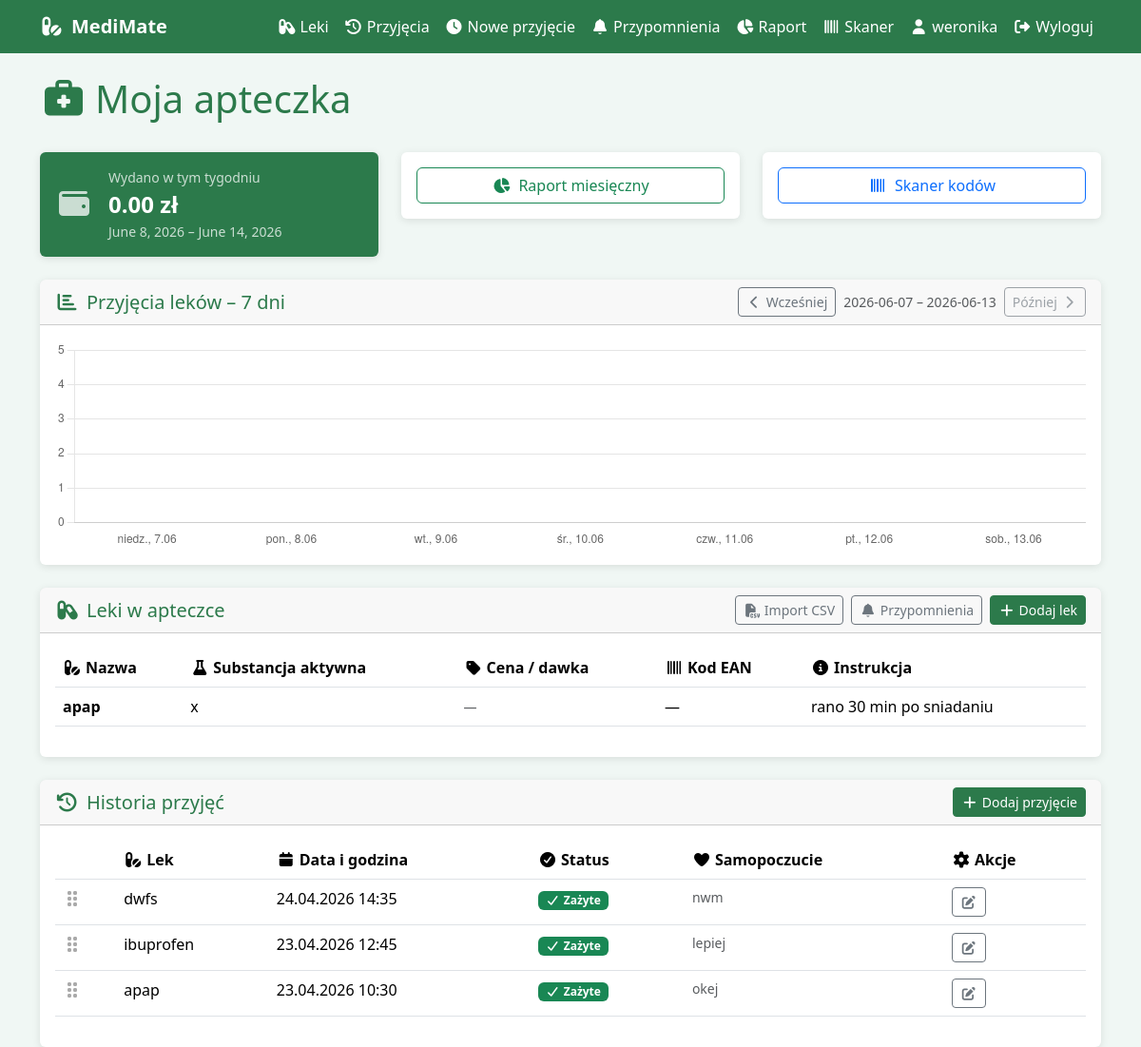
Page / (signed in) on the earlier database version.
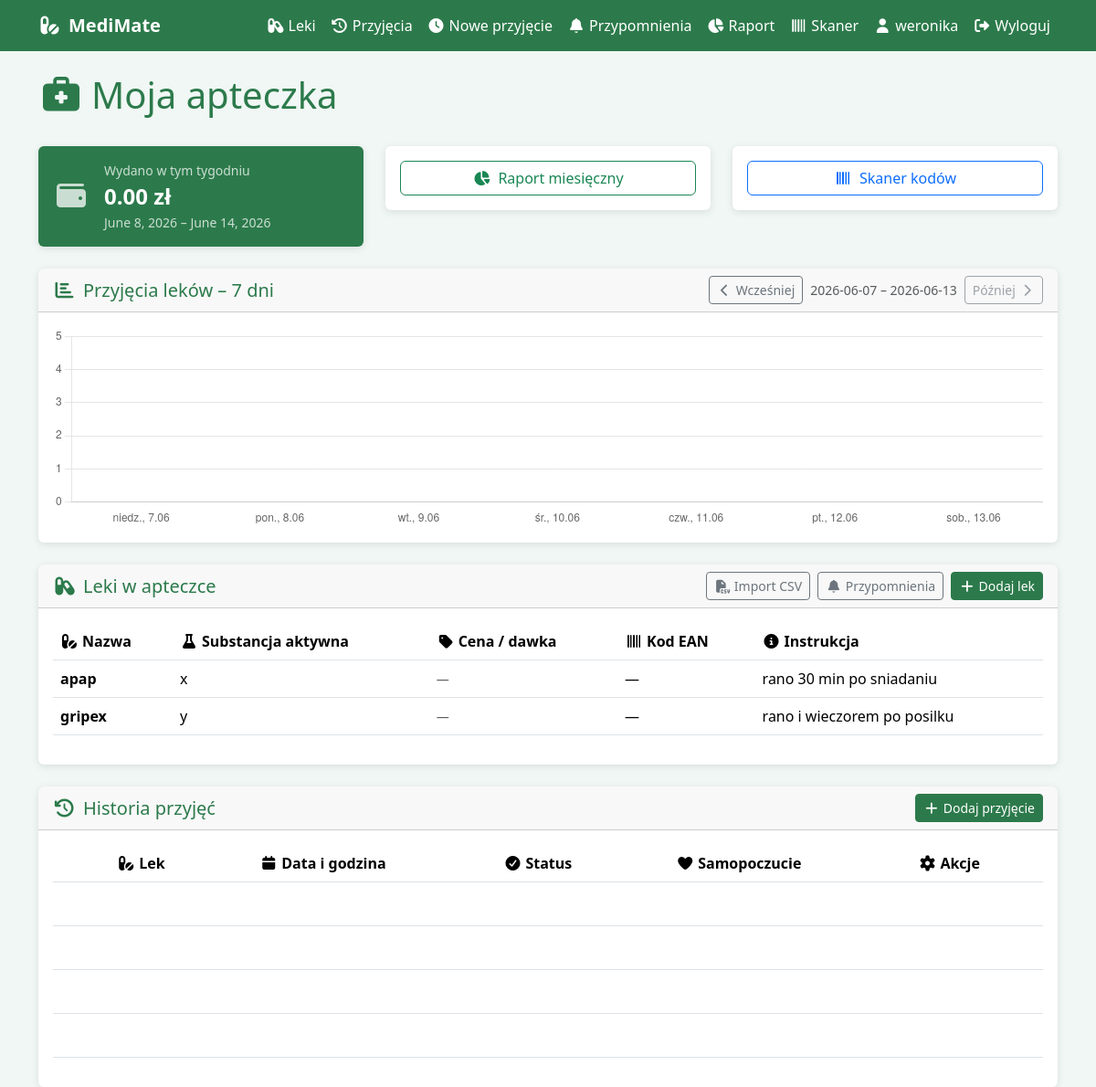
Same page on the later database version.
### leki/models.py (models this page shows, shortened)
class Lek(models.Model):
    nazwa = models.CharField(max_length=200)
    substancja_aktywna = models.CharField(max_length=200)
    instrukcja = models.TextField(help_text="Dawkowanie, pora dnia, z czym nie łączyć")
    interakcje = models.ManyToManyField(
        'self',
        blank=True,
        verbose_name="Interakcje z innymi lekami"
    )
    uzytkownik = models.ForeignKey(
        User,
        on_delete=models.CASCADE,
        related_name='leki',
        null=True
    )
    cena = models.DecimalField(
        max_digits=8, decimal_places=2,
        null=True, blank=True,
        verbose_name="Cena opakowania (zł)",
        help_text="Cena jednego opakowania w złotych"
    )
    ilosc_w_opakowaniu = models.PositiveIntegerField(
        null=True, blank=True,
        verbose_name="Liczba tabletek / dawek w opakowaniu",
        help_text="Np. 20 tabletek, 30 kapsułek"
    )
    kod_kreskowy = models.CharField(
        max_length=30, blank=True,
        verbose_name="Kod kreskowy (EAN)",
        help_text="Wpisz lub zeskanuj kod z opakowania"
    )
    @property
    def cena_za_dawke(self):
        if self.cena and self.ilosc_w_opakowaniu:
            return round(self.cena / self.ilosc_w_opakowaniu, 4)
        return None
    class Meta:
        verbose_name = "Lek"
        verbose_name_plural = "Leki"

class PrzyjecieLeku(models.Model):
    STATUS_CHOICES = [
        ('zazyte', 'Zażyte'),
        ('niezazyte', 'Niezażyte'),
    ]
    lek = models.ForeignKey(Lek, on_delete=models.CASCADE, related_name='przyjecia')
    uzytkownik = models.ForeignKey(User, on_delete=models.CASCADE, related_name='przyjecia')
    data_godzina = models.DateTimeField()
    status = models.CharField(max_length=20, choices=STATUS_CHOICES, default='niezazyte')
    notatka_samopoczucia = models.TextField(blank=True)
    class Meta:
        verbose_name = "Przyjęcie leku"
        verbose_name_plural = "Przyjęcia leków"
        ordering = ['-data_godzina']

### leki/views.py (the view)
# urls.py: path('', views.strona_glowna, name='strona_glowna'),
@login_required
def strona_glowna(request):
    offset = int(request.GET.get('tydzien', 0))
    leki = Lek.objects.filter(uzytkownik=request.user)
    przyjecia = PrzyjecieLeku.objects.filter(uzytkownik=request.user)
    dzis = date.today()
    poniedzialek = dzis - timedelta(days=dzis.weekday())
    niedziela = poniedzialek + timedelta(days=6)
    przyjecia_tydzien = PrzyjecieLeku.objects.filter(
        uzytkownik=request.user,
        status='zazyte',
        data_godzina__date__gte=poniedzialek,
        data_godzina__date__lte=niedziela,
    ).select_related('lek')
    koszt_tygodnia = Decimal('0.00')
    for p in przyjecia_tydzien:
        if p.lek.cena_za_dawke:
            koszt_tygodnia += Decimal(str(p.lek.cena_za_dawke))
    return render(request, 'leki/strona_glowna.html', {
        'leki': leki,
        'przyjecia': przyjecia,
        'tydzien_offset': offset,
        'koszt_tygodnia': koszt_tygodnia,
        'tydzien_od': poniedzialek,
        'tydzien_do': niedziela,
    })

### leki/templates/leki/strona_glowna.html (shortened to what the changed rows need)
{% extends 'leki/base.html' %}
{% block content %}
<div class="d-flex justify-content-between align-items-center mb-4">
    <h1><i class="fas fa-briefcase-medical me-2"></i>Moja apteczka</h1>
</div>
<div class="card mb-4">
    <div class="card-header d-flex justify-content-between align-items-center">
        <h2 class="mb-0 fs-5"><i class="fas fa-chart-bar me-2"></i>Przyjęcia leków – 7 dni</h2>
    </div>
</div>
<div class="card mb-4 fade-card">
    <div class="card-header d-flex justify-content-between align-items-center">
        <h2 class="mb-0 fs-5"><i class="fas fa-capsules me-2"></i>Leki w apteczce</h2>
    </div>
    <div class="card-body">
        {% if leki %}
        <table class="table table-hover">
            <thead>
                <tr>
                    <th><i class="fas fa-pills me-1"></i>Nazwa</th>
                    <th><i class="fas fa-flask me-1"></i>Substancja aktywna</th>
                    <th><i class="fas fa-tag me-1"></i>Cena / dawka</th>
                    <th><i class="fas fa-barcode me-1"></i>Kod EAN</th>
                    <th><i class="fas fa-info-circle me-1"></i>Instrukcja</th>
                </tr>
            </thead>
            <tbody>
                {% for lek in leki %}
                <tr class="fade-card">
                    <td><strong>{{ lek.nazwa }}</strong></td>
                    <td>{{ lek.substancja_aktywna }}</td>
                    <td>
                        {% if lek.cena_za_dawke %}
                            <span class="badge bg-light text-dark border">
                                {{ lek.cena_za_dawke|floatformat:2 }} zł/dawkę
                            </span>
                        {% elif lek.cena %}
                            <span class="text-muted small">{{ lek.cena }} zł/opak.</span>
                        {% else %}
                            <span class="text-muted small">—</span>
                        {% endif %}
                    </td>
                    <td>
                        {% if lek.kod_kreskowy %}
                            <code>{{ lek.kod_kreskowy }}</code>
                        {% else %}—{% endif %}
                    </td>
                    <td>{{ lek.instrukcja|truncatechars:50 }}</td>
                </tr>
                {% endfor %}
            </tbody>
        </table>
        {% else %}
        <p class="text-muted">
            <i class="fas fa-info-circle me-1"></i>
            Brak leków. <a href="{% url 'dodaj_lek' %}">Dodaj pierwszy lek</a>
            lub <a href="{% url 'import_csv' %}">wgraj plik CSV</a>.
        </p>
        {% endif %}
    </div>
</div>
<div class="card">
    <div class="card-header d-flex justify-content-between align-items-center">
        <h2 class="mb-0 fs-5"><i class="fas fa-history me-2"></i>Historia przyjęć</h2>
    </div>
    <div class="card-body">
        {% if przyjecia %}
        <table class="table table-hover">
            <thead>
                <tr>
                    <th></th>
                    <th><i class="fas fa-pills me-1"></i>Lek</th>
                    <th><i class="fas fa-calendar me-1"></i>Data i godzina</th>
                    <th><i class="fas fa-check-circle me-1"></i>Status</th>
                    <th><i class="fas fa-heart me-1"></i>Samopoczucie</th>
                    <th><i class="fas fa-cog me-1"></i>Akcje</th>
                </tr>
            </thead>
            <tbody id="przyjecia-tbody">
                {% for p in przyjecia %}
                <tr class="przyjecie-row fade-card" data-date="{{ p.data_godzina|date:'Y-m-d' }}">
                    <td style="color:#aaa;"><i class="fas fa-grip-vertical"></i></td>
                    <td>{{ p.lek.nazwa }}</td>
                    <td>{{ p.data_godzina|date:"d.m.Y H:i" }}</td>
                    <td>
                        <a href="{% url 'zmien_status' p.pk %}" style="text-decoration:none;">
                            {% if p.status == 'zazyte' %}
                            <span class="badge bg-success"><i class="fas fa-check me-1"></i>Zażyte</span>
                            {% else %}
                            <span class="badge bg-warning text-dark"><i class="fas fa-times me-1"></i>Niezażyte</span>
                            {% endif %}
                        </a>
                    </td>
                    <td class="small text-muted">{{ p.notatka_samopoczucia|truncatechars:40 }}</td>
                    <td>
                        <a href="{% url 'edytuj_przyjecie' p.pk %}" class="btn btn-sm btn-outline-secondary">
                            <i class="fas fa-edit"></i>
                        </a>
                    </td>
                </tr>
                {% endfor %}
            </tbody>
        </table>
        {% else %}
        <p class="text-muted">
            <i class="fas fa-info-circle me-1"></i>
            Brak historii. <a href="{% url 'dodaj_przyjecie' %}">Zarejestruj przyjęcie!</a>
        </p>
        {% endif %}
    </div>
</div>
<script>
(function(){
  document.querySelectorAll('.fade-card').forEach((el, i) => {
    new IntersectionObserver(entries => {
      entries.forEach(e => { if(e.isIntersecting){ setTimeout(()=>e.target.classList.add('visible'),i*80); } });
    }, {threshold:.05}).observe(el);
  });
})();
(function(){
  const canvas = document.getElementById('przyjecia-chart');
  if (!canvas) return;
  const offset = Number("{{ tydzien_offset|default:'0' }}");
  const today = new Date(); today.setDate(today.getDate() + offset * 7);
  const labels=[], counts={}, dateKeys=[];
  for(let i=6;i>=0;i--){
    const d=new Date(today); d.setDate(today.getDate()-i);
    const key=`${d.getFullYear()}-${String(d.getMonth()+1).padStart(2,'0')}-${String(d.getDate()).padStart(2,'0')}`;
    const label=d.toLocaleDateString('pl-PL',{weekday:'short',day:'numeric',month:'numeric'});
    labels.push(label); counts[key]=0; dateKeys.push(key);
  }
  const zakres=document.getElementById('zakres-dat');
  if(zakres&&dateKeys.length) zakres.textContent=`${dateKeys[0]} – ${dateKeys[6]}`;
  document.querySelectorAll('[data-date]').forEach(el=>{ const d=el.dataset.date; if(d in counts) counts[d]++; });
  new Chart(canvas,{
    type:'bar',
    data:{labels,datasets:[{label:'Liczba przyjęć',data:Object.values(counts),backgroundColor:'rgba(44,122,75,.7)',borderColor:'rgba(44,122,75,1)',borderWidth:2,borderRadius:6}]},
    options:{responsive:true,plugins:{legend:{display:false}},scales:{y:{beginAtZero:true,suggestedMax:5,ticks:{stepSize:1}},x:{grid:{display:false}}}}
  });
})();
</script>
{% endblock %}

Differences in the rows shown:
no longer on this page (row edited): PrzyjecieLeku: lek.nazwa "dwfs", data_godzina "24.04.2026 14:35", status "zazyte" (drawn), notatka_samopoczucia "nwm"
no longer on this page (row edited): PrzyjecieLeku: lek.nazwa "ibuprofen", data_godzina "23.04.2026 12:45", status "zazyte" (drawn), notatka_samopoczucia "lepiej"
no longer on this page (row unchanged): PrzyjecieLeku: lek.nazwa "apap", data_godzina "23.04.2026 10:30", status "zazyte" (drawn), notatka_samopoczucia "okej"
added Lek: nazwa "gripex", substancja_aktywna "y", instrukcja "rano i wieczorem po posilku"
